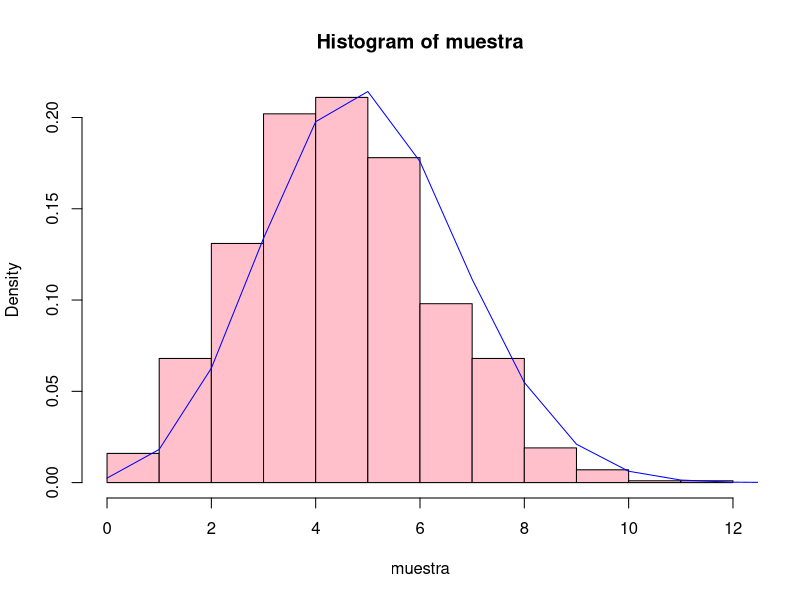
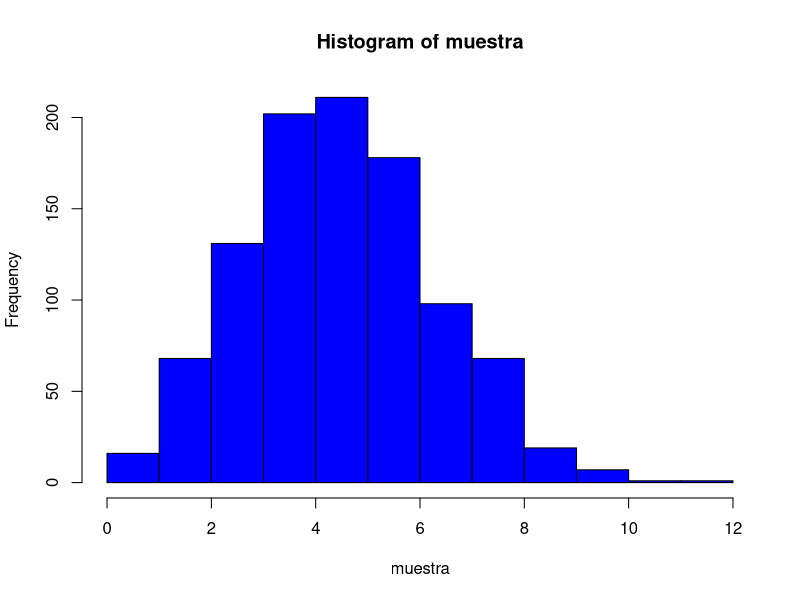

Write the R code that produced these figures, in order.
setwd("C:/Users/danie/Desktop/Programacion/RWorks")
# a)
sum(dbinom(4:7,15,0.33))
# b)
1-pbinom(5,15,0.33)
# c)
qbinom(0.75,15,0.33)
# d)
qbinom(0.95,15,0.33)
# e)
set.seed(1)
muestra <- rbinom(1000,15,0.33)
hist(muestra, freq = FALSE,col = "pink")
points(0:15,dbinom(0:15,15,0.33), col = "blue", type = "l")
# f)
hist(muestra,col = "blue")
dbinom(4,15,0.33)
